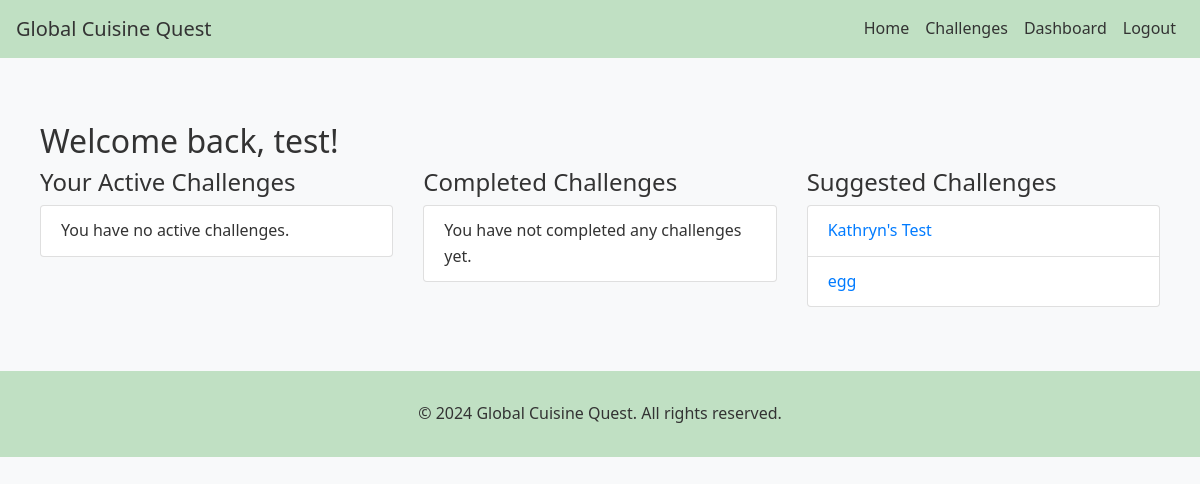
Page /dashboard (signed in) on the earlier database version.
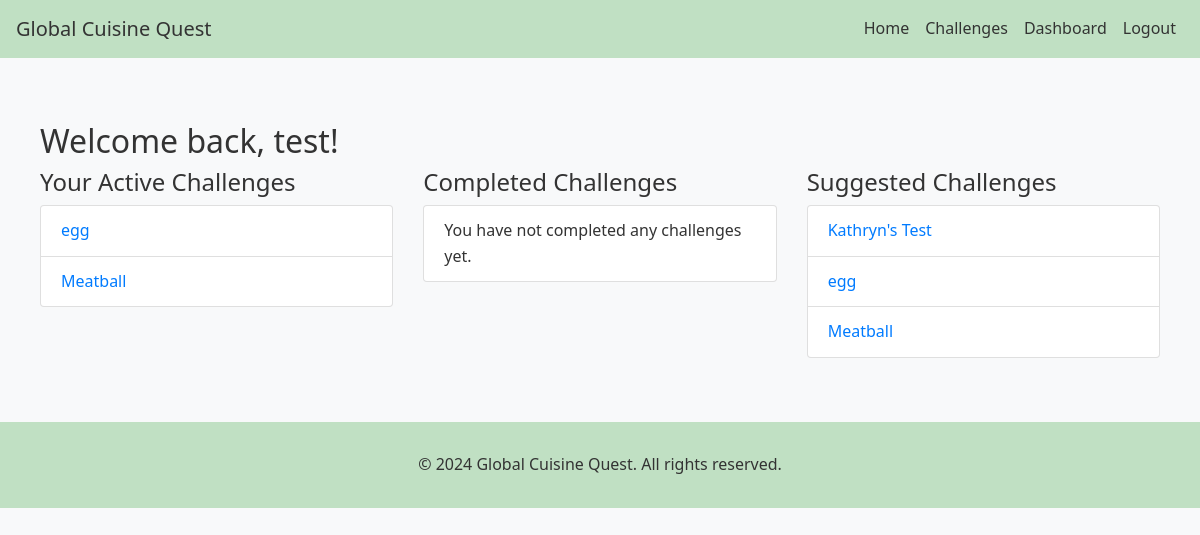
Same page on the later database version.
### globalcuisine/models.py (models this page shows, shortened)
class User(UserMixin, db.Model):
    id = db.Column(db.Integer, primary_key=True)
    username = db.Column(db.String(100), unique=True, nullable=False)
    email = db.Column(db.String(120), unique=True, nullable=False)
    password_hash = db.Column(db.String(128))
    challenges = db.relationship('Challenge', backref='author', lazy=True)
    submissions = db.relationship('Submission', backref='user', lazy=True)
    active_challenges = db.relationship('ActiveChallenge', backref='user', lazy=True)
    completed_challenges = db.relationship('CompletedChallenge', backref='user', lazy=True)

class Challenge(db.Model):
    id = db.Column(db.Integer, primary_key=True)
    title = db.Column(db.String(100), nullable=False)
    recipe_type = db.Column(db.String(100), nullable=False)
    description = db.Column(db.Text, nullable=False)
    is_recipe = db.Column(db.Boolean, nullable=False)
    ingredients = db.Column(db.Text, nullable=False)
    recipe_instructions = db.Column(db.Text, nullable=False)
    created_at = db.Column(db.DateTime, nullable=False, default=datetime.utcnow)
    cuisine_type = db.Column(db.String(100))  # Make sure this line exists
    cuisine_style = db.Column(db.String(100))  # Make sure this line exists
    difficulty_level = db.Column(db.String(50), nullable=False)
    image_filename = db.Column(db.String(255))
    user_id = db.Column(db.Integer, db.ForeignKey('user.id'), nullable=False)
    submissions = db.relationship('Submission', backref='challenge', lazy=True)
    active_users = db.relationship('ActiveChallenge', backref='challenge', lazy=True)
    completed_users = db.relationship('CompletedChallenge', backref='challenge', lazy=True)

class ActiveChallenge(db.Model):
    id = db.Column(db.Integer, primary_key=True)
    user_id = db.Column(db.Integer, db.ForeignKey('user.id'), nullable=False)
    challenge_id = db.Column(db.Integer, db.ForeignKey('challenge.id'), nullable=False)
    accepted_at = db.Column(db.DateTime, nullable=False, default=datetime.utcnow)

### globalcuisine/main.py (the view)
@main.route('/dashboard')
@login_required
def dashboard():
    active_challenges = ActiveChallenge.query.filter_by(user_id=current_user.id).all()
    completed_challenges = CompletedChallenge.query.filter_by(user_id=current_user.id).all()
    suggested_challenges = Challenge.query.all()  # Modify this query to exclude challenges the user has already accepted or completed
    return render_template('dashboard.html', title='Dashboard',
                           active_challenges=active_challenges,
                           completed_challenges=completed_challenges,
                           suggested_challenges=suggested_challenges)

### globalcuisine/templates/dashboard.html
{% extends "base.html" %}
{% block content %}
<div class="container mt-4">
    <h2>Welcome back, {{ current_user.username }}!</h2>
    <div class="row">
        <div class="col-md-4">
            <h4>Your Active Challenges</h4>
            <ul class="list-group">
                {% for active_challenge in active_challenges %}
                    <li class="list-group-item">
                        <a href="{{ url_for('main.challenge_detail', challenge_id=active_challenge.challenge.id) }}">
                            {{ active_challenge.challenge.title }}
                        </a>
                    </li>
                {% else %}
                    <li class="list-group-item">You have no active challenges.</li>
                {% endfor %}
            </ul>
        </div>
        <div class="col-md-4">
            <h4>Completed Challenges</h4>
            <ul class="list-group">
                {% for completed_challenge in completed_challenges %}
                    <li class="list-group-item">{{ completed_challenge.challenge.title }}</li>
                {% else %}
                    <li class="list-group-item">You have not completed any challenges yet.</li>
                {% endfor %}
            </ul>
        </div>
        <div class="col-md-4">
            <h4>Suggested Challenges</h4>
            <ul class="list-group">
                {% for challenge in suggested_challenges %}
                    <li class="list-group-item">
                        <a href="{{ url_for('main.challenge_detail', challenge_id=challenge.id) }}">
                            {{ challenge.title }}
                        </a>
                    </li>
                {% else %}
                    <li class="list-group-item">Check back later for new challenges!</li>
                {% endfor %}
            </ul>
        </div>
    </div>
</div>
{% endblock %}

### globalcuisine/templates/base.html (shortened to what this page needs)
<!DOCTYPE html>
<html lang="en">
<head>
    <link rel="stylesheet" href="https://stackpath.bootstrapcdn.com/bootstrap/4.5.2/css/bootstrap.min.css">
    <link rel="stylesheet" href="{{ url_for('static', filename='css/style.css') }}">
    <link rel="stylesheet" href="https://cdnjs.cloudflare.com/ajax/libs/rateYo/2.3.2/jquery.rateyo.min.css">
</head>
<body>
    <header>
        <nav class="navbar navbar-expand-lg navbar-dark bg-primary">
            <a class="navbar-brand" href="{{ url_for('main.index') }}">Global Cuisine Quest</a>
            <div class="collapse navbar-collapse" id="navbarNav">
                <ul class="navbar-nav ml-auto">
                    <li class="nav-item">
                        <a class="nav-link" href="{{ url_for('main.index') }}">Home</a>
                    </li>
                    <li class="nav-item">
                        <a class="nav-link" href="{{ url_for('main.challenge_list') }}">Challenges</a>
                    </li>
                    {% if current_user.is_authenticated %}
                        <li class="nav-item">
                            <a class="nav-link" href="{{ url_for('main.dashboard') }}">Dashboard</a>
                        </li>
                        <li class="nav-item">
                            <a class="nav-link" href="{{ url_for('auth.logout') }}">Logout</a>
                        </li>
                    {% endif %}
                </ul>
            </div>
        </nav>
    </header>
    <main role="main" class="container">
        {% block content %}{% endblock %}
    </main>
    <footer class="footer bg-primary text-white mt-4">
        <div class="container text-center">
            <span>&copy; 2024 Global Cuisine Quest. All rights reserved.</span>
        </div>
    </footer>
</body>
</html>

### globalcuisine/static/css/style.css (style rules this page uses)
body { font-family: 'Segoe UI', Tahoma, Geneva, Verdana, sans-serif; background-color: #f8f9fa; color: #333; line-height: 1.6; display: flex; flex-direction: column; min-height: 100vh; }
.container { max-width: 1200px; margin: 0 auto; padding: 20px; }
.navbar.bg-primary { background-color: #c0e0c3 !important; }
.navbar .nav-link, .navbar .navbar-brand { color: #333 !important; }
footer.footer.bg-primary { background-color: #c0e0c3 !important; }
.footer { color: #333 !important; text-align: center; padding: 10px 0; flex-shrink: 0; }
h1, h2, h3, h4, h5, h6 { color: #333; }

Differences in the rows shown:
added ActiveChallenge: challenge "egg"
added ActiveChallenge: challenge "Meatball"
added Challenge: title "Meatball"
Other differences:
text no longer shown: "You have no active challenges."
